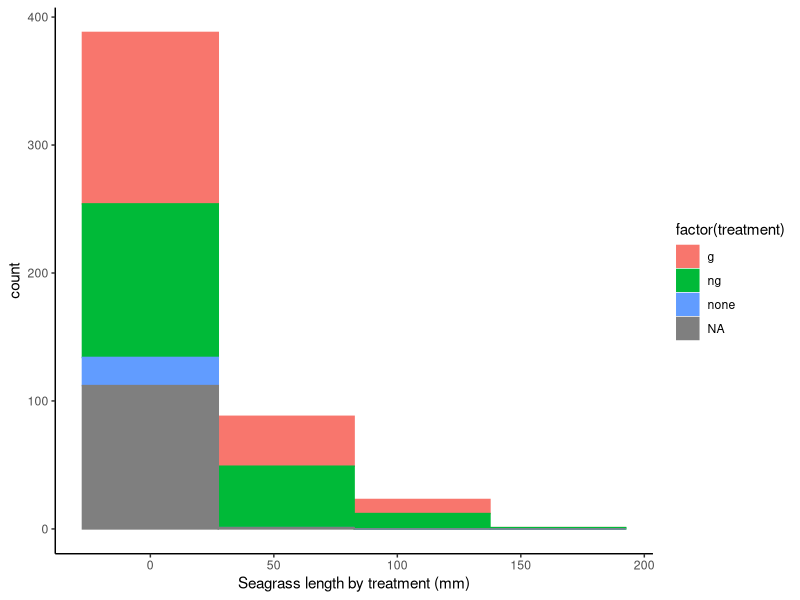
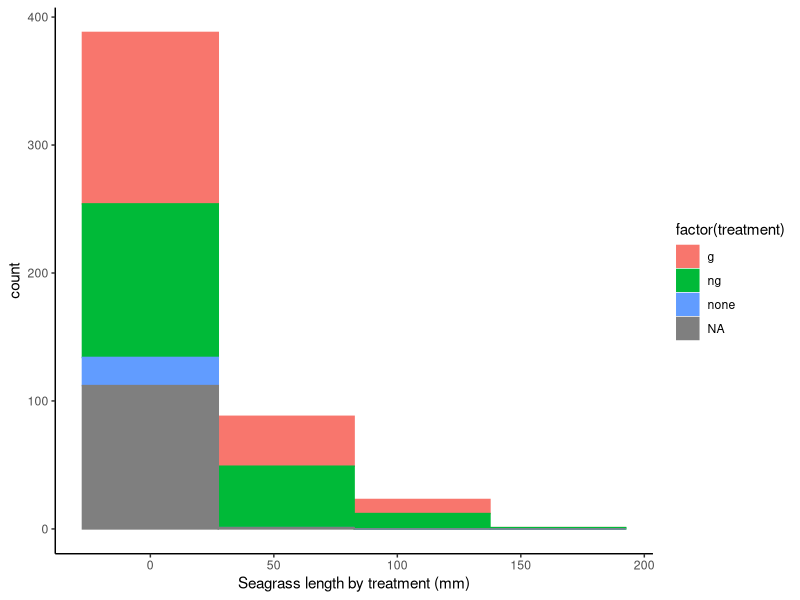
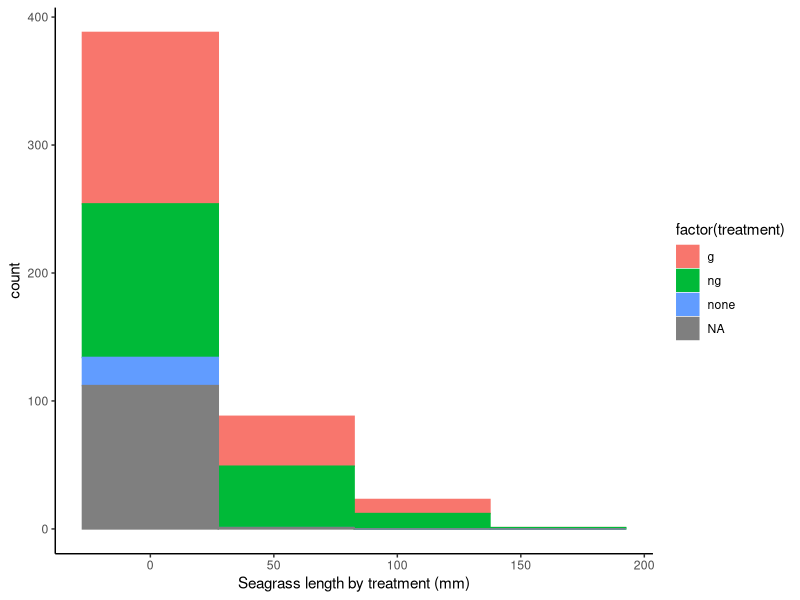
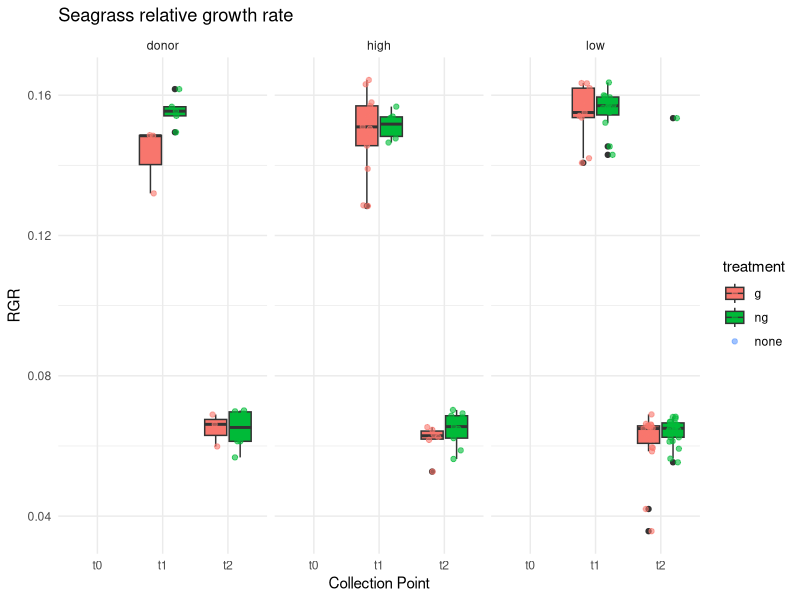
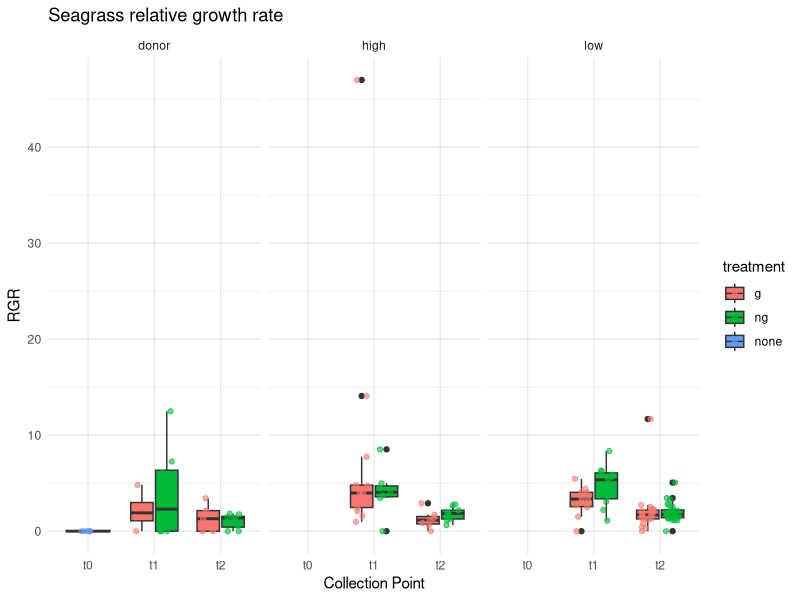
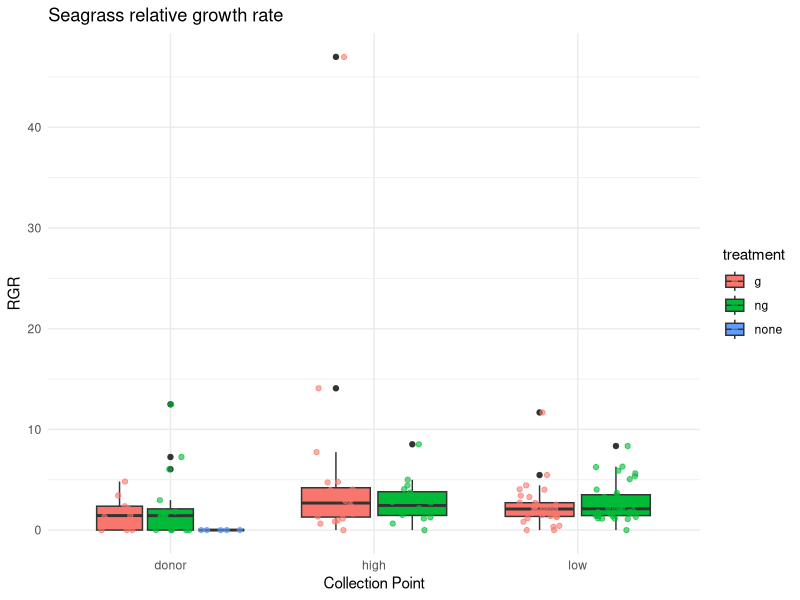
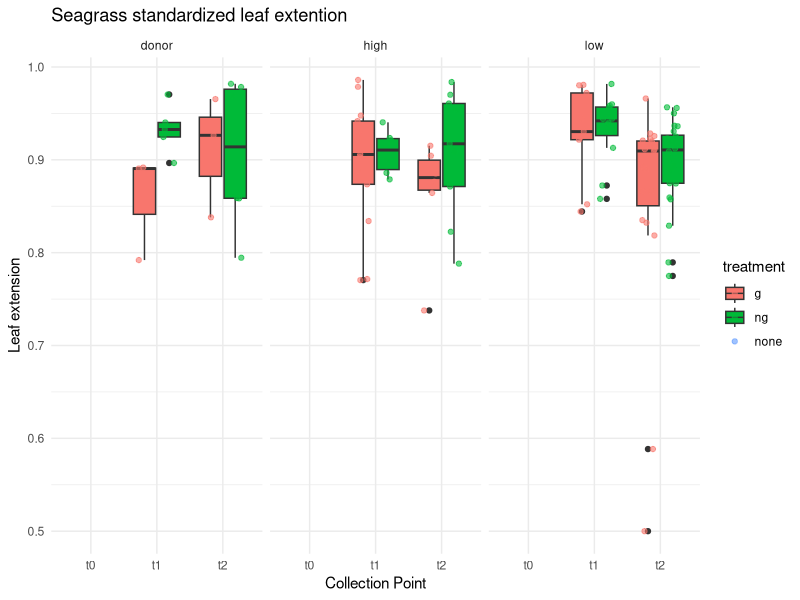
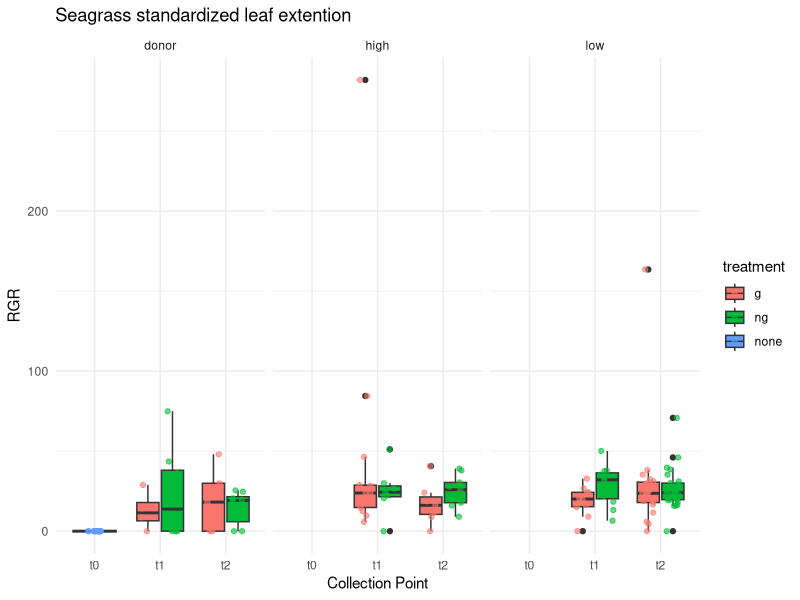

The R script that drew these images, in order:
###### from BIOL402 Lab 4

# Getting seagrass data in shape for plotting -----------------------------------

### LOAD PACKAGES
library(tidyverse)
#install.packages("dplyr")
library(dplyr)
#install.packages("readr")
library(readr)
#install.packages("bit64")

#read in data
growth<- read_csv("raw_data/Tansplant.csv")


#peek at the data 
str(growth)
head(growth)
View(growth)

#calculation, with standardized to extention and sheath, sheath beacause many leaves were cut
growth2 <- growth %>%
  mutate(
    LA = (length_calculated * shoot_width * blade_number_tx),
    sheath_length = as.numeric(sheath_length)) %>%  
  group_by(site) %>%
  mutate(
    new_leaves_sum = rowSums(across(b1_new:b10_new), na.rm = TRUE),
    full_leaves_sum = rowSums(across(b1_full:b10_full), na.rm = TRUE),
    standardized_leaf_extension = new_leaves_sum / full_leaves_sum,
    standardized_to_sheath = new_leaves_sum / sheath_length,
    RGR = standardized_leaf_extension / duration) %>%
  mutate(rgr_sheath = standardized_to_sheath / duration) %>%
  ungroup()

head(growth2) #check to see that the new growth columns have been added

# Making plots -------------------------------------------------------

## Most of the plots in this code chunk make use of the package ggplot2(), which integrates nicely with the other tidyverse package. You can load it individually with:
library(ggplot2)

# Let's say we simply want to get a sense of the distribution of maximum shoot lengths among the clipped vs unclipped treatments. A histogram with colour codes for the two treatments would do:

growth2 <- growth2%>%
  mutate(treatment = g_ng)

length_hist <- growth2 %>%
  ggplot(aes(x=length_calculated,group=treatment,fill=factor(treatment),color=factor(treatment))) + geom_histogram( binwidth=55)+theme_classic()+xlab("Seagrass length by treatment (mm)")

# Note binwith changes the size of x axis bins thereby making the bars narrower or wider

# Fill and color arguments mean you want to group your data based on values in that column (in this case, treatment) . 

plot(length_hist)
print(plot(length_hist))
dev.new()

#  Filter and clean the data for only data I have 
filtered<- growth2 %>%
  mutate(collection_point = tolower(trimws(collection_point)),
    treatment = tolower(trimws(treatment))) %>%
  filter(collection_point %in% c("t1", "t2", "t0"), treatment %in% c("g", "ng", "none"), (!is.na(site)))


# Boxplot for RGR - remember this is extention and with filtered data 
rgr_plot <- filtered %>%
  ggplot(aes(x = collection_point, y = RGR, fill = treatment)) +
  geom_boxplot() +
  geom_jitter(
    aes(color = treatment),
    position = position_jitterdodge(jitter.width = 0.2, dodge.width = 0.75),
    size = 1.5,
    alpha = 0.6
  ) +
  facet_wrap(~ site) +
  labs(
    title = "Seagrass relative growth rate",
    x = "Collection Point",
    y = "RGR") +
  theme_minimal()
plot(rgr_plot)

# Boxplot for rgr - remember this is standardized to sheath and with filtered data 
rgr_plot2 <- filtered %>%
  ggplot(aes(x = collection_point, y = rgr_sheath, fill = treatment)) +
  geom_boxplot() +
  geom_jitter(
    aes(color = treatment),
    position = position_jitterdodge(jitter.width = 0.2, dodge.width = 0.75),
    size = 1.5,
    alpha = 0.6
  ) +
  facet_wrap(~ site) +
  labs(
    title = "Seagrass relative growth rate",
    x = "Collection Point",
    y = "RGR") +
  theme_minimal()
plot(rgr_plot2)

#boxplot of rgr only seperated by site and treatment as RGR has duration incorporated already
rgr_plot3 <- filtered %>%
  ggplot(aes(x = site, y = rgr_sheath, fill = treatment)) +
  geom_boxplot()+
  geom_jitter(
    aes(color = treatment),
    position = position_jitterdodge(jitter.width = 0.2, dodge.width = 0.75),
    size = 1.5,
    alpha = 0.6
  ) +
  labs(
    title = "Seagrass relative growth rate",
    x = "Collection Point",
    y = "RGR") +
  theme_minimal()
plot(rgr_plot3)

#the black line indicates the mean RGR value for each group. It appears the two groups do not appear to differ significantly...
#you see some differences when separated by time point. Thinking of what this means ..
#Looking at rgr_plot2 growth slowed down at 2 weeks, maybe seeing slight difference in ng/g in t2 high and t1 low

# Boxplot for extension: filtered for current data
extention_plot <- filtered %>%
  ggplot(aes(x = collection_point, y = standardized_leaf_extension, fill = treatment)) +
  geom_boxplot() +
  geom_jitter(
    aes(color = treatment),
    position = position_jitterdodge(jitter.width = 0.2, dodge.width = 0.75),
    size = 1.5,
    alpha = 0.6
  ) +
  facet_wrap(~ site) +
  labs(
    title = "Seagrass standardized leaf extention",
    x = "Collection Point",
    y = "Leaf extension") +
  theme_minimal()
plot(extention_plot)

extention_plot_sheath <- filtered %>%
  ggplot(aes(x = collection_point, y = standardized_to_sheath, fill = treatment)) +
  geom_boxplot() +
  geom_jitter(
    aes(color = treatment),
    position = position_jitterdodge(jitter.width = 0.2, dodge.width = 0.75),
    size = 1.5,
    alpha = 0.6
  ) +
  facet_wrap(~ site) +
  labs(
    title = "Seagrass standardized leaf extention",
    x = "Collection Point",
    y = "RGR") +
  theme_minimal()
plot(extention_plot_sheath)

#looks like between looking at RGR and extension the plants grew the most in week 1 and slowed growth alot in week 2
#donor t1 and high t2 may be showing difference in treatment, although ns are very differnt and not much diffence so idk. 

#Index cut is 0= not cut, 1= cut, 2= shoot gont, 
cut_plot <- ggplot(filtered, aes(x = cut_index, fill = treatment)) +
  geom_bar(position = "dodge") +
  facet_wrap(~ site) +
  labs(
    title = "Cut Index Counts by Treatment and Site",
    x = "Cut Index",
    y = "Count"
  ) +
  theme_minimal()

plot(cut_plot)

#condition is 0-5
condition_plot <- ggplot(filtered, aes(x = condition_index, fill = treatment)) +
  geom_bar(position = "dodge") +
  facet_wrap(~ site) +
  labs(
    title = "Cut Index Counts by Treatment and Site",
    x = "condition_index",
    y = "Count"
  ) +
  theme_minimal()
plot(condition_plot)

# Calculate n per group for label positioning
rgr_clean <- filtered %>% 
  filter(collection_point %in% c("t1", "t2"), treatment %in% c("g", "ng"))
#grouped all together
n_summary_rgr <- rgr_clean %>%
  group_by(site, treatment) %>%
  summarise(
    n = n(),
    y_pos = max(RGR, na.rm = TRUE) + 0.05,  # Position label just above the box
    .groups = "drop")

#seperatied by collection point
n_summary_rgr2<- rgr_clean %>%
  group_by(site, collection_point, treatment) %>%
  summarise(
    n = n(),
    y_pos = max(RGR, na.rm = TRUE) +0.03,  # Position label just above the box
    .groups = "drop")

#standardized to sheath
#grouped all together
n_summary_rgr3 <- rgr_clean %>%
  group_by(site, treatment) %>%
  summarise(
    n = n(),
    y_pos = max(rgr_sheath, na.rm = TRUE) + 0.05,  # Position label just above the box
    .groups = "drop")

#seperatied by collection point
n_summary_rgr4<- rgr_clean %>%
  group_by(site, collection_point, treatment) %>%
  summarise(
    n = n(),
    y_pos = max(rgr_sheath, na.rm = TRUE) +0.03,  # Position label just above the box
    .groups = "drop")

#extension
ext_clean <- growth2 %>%
  filter(!is.na(standardized_leaf_extension), !is.na(site), !is.na(collection_point), !is.na(treatment))

n_summary_ext<- ext_clean %>%
  group_by(site, collection_point, treatment) %>%
  summarise(
    n = n(),
    y_pos = max(standardized_leaf_extension, na.rm = TRUE) +0.03,  # Position label just above the box
    .groups = "drop")
#standardized to sheath
n_summary_ext2<- ext_clean %>%
  group_by(site, collection_point, treatment) %>%
  summarise(
    n = n(),
    y_pos = max(standardized_to_sheath, na.rm = TRUE) +0.03,  # Position label just above the box
    .groups = "drop")

# boxplot and n values

# Plots with n's 
rgr3 <- ggplot(rgr_clean, aes(x = site, y = RGR, fill = treatment)) +
  geom_boxplot(position = position_dodge(width = 0.75)) +
  geom_jitter(
    aes(color = treatment),
    position = position_jitterdodge(jitter.width = 0.2, dodge.width = 0.75),
    size = 1.5,
    alpha = 0.6
  ) +
  geom_text(
    data = n_summary_rgr,
    aes(x = site, y = y_pos, label = paste0("n=", n), group = treatment),
    position = position_dodge(width = 0.75),
    vjust = 0,
    size = 3,
    inherit.aes = FALSE
  ) +
  labs(
    title = "RGR",
    x = "Site",
    y = "RGR"
  ) +
  theme_minimal()
plot(rgr3)

rgr3.b <- ggplot(rgr_clean, aes(x = collection_point, y = RGR, fill = treatment)) +
  geom_boxplot(position = position_dodge(width = 0.75)) +
  geom_jitter(
    aes(color = treatment),
    position = position_jitterdodge(jitter.width = 0.2, dodge.width = 0.75),
    size = 1.5,
    alpha = 0.6) +
  facet_wrap(~site)+
  geom_text(
    data = n_summary_rgr2,
    aes(x = collection_point, y = y_pos, label = paste0("n=", n), group = treatment),
    position = position_dodge(width = 0.75),
    vjust = 0,
    size = 3,
    inherit.aes = FALSE)+
  labs(
    title = "RGR",
    x = "Site",
    y = "RGR") +
  theme_minimal()
plot(rgr3.b)

rgr4 <- ggplot(rgr_clean, aes(x = site, y = rgr_sheath, fill = treatment)) +
  geom_boxplot(position = position_dodge(width = 0.75)) +
  geom_jitter(
    aes(color = treatment),
    position = position_jitterdodge(jitter.width = 0.2, dodge.width = 0.75),
    size = 1.5,
    alpha = 0.6
  ) +
  geom_text(
    data = n_summary_rgr3,
    aes(x = site, y = y_pos, label = paste0("n=", n), group = treatment),
    position = position_dodge(width = 0.75),
    vjust = 0,
    size = 3,
    inherit.aes = FALSE
  ) +
  labs(
    title = "rgr standardized to sheath",
    x = "Site",
    y = "RGR"
  ) +
  theme_minimal()
plot(rgr4)

rgr4.b <- ggplot(rgr_clean, aes(x = collection_point, y = rgr_sheath, fill = treatment)) +
  geom_boxplot(position = position_dodge(width = 0.75)) +
  geom_jitter(
    aes(color = treatment),
    position = position_jitterdodge(jitter.width = 0.2, dodge.width = 0.75),
    size = 1.5,
    alpha = 0.6) +
  facet_wrap(~site)+
  geom_text(
    data = n_summary_rgr4,
    aes(x = collection_point, y = y_pos, label = paste0("n=", n), group = treatment),
    position = position_dodge(width = 0.75),
    vjust = 0,
    size = 3,
    inherit.aes = FALSE)+
  labs(
    title = "rgr standardized to sheath",
    x = "Site",
    y = "RGR") +
  theme_minimal()
plot(rgr4.b)

#just extentsion
ext2 <- ggplot(ext_clean, 
               aes(x = collection_point, y = standardized_leaf_extension, fill = treatment)) +
  geom_boxplot(position = position_dodge(width = 0.75)) +
  geom_jitter(
    aes(color = treatment),
    position = position_jitterdodge(jitter.width = 0.2, dodge.width = 0.75),
    size = 1.5,
    alpha = 0.6
  ) +
  facet_wrap(~site) +
  geom_text(
    data = n_summary_ext,
    aes(x = collection_point, y = y_pos, label = paste0("n=", n), group = treatment),
    position = position_dodge(width = 0.75),
    vjust = 0,
    size = 3,
    inherit.aes = FALSE
  ) +
  labs(
    title = "standardized_leaf_extension by Site and Collection Point",
    x = "Collection Point",
    y = "standardized_leaf_extension"
  ) +
  theme_minimal()
plot(ext2)

#standardized to sheath
ext3 <- ggplot(ext_clean, 
               aes(x = collection_point, y = standardized_to_sheath, fill = treatment)) +
  geom_boxplot(position = position_dodge(width = 0.75)) +
  geom_jitter(
    aes(color = treatment),
    position = position_jitterdodge(jitter.width = 0.2, dodge.width = 0.75),
    size = 1.5,
    alpha = 0.6
  ) +
  facet_wrap(~site) +
  geom_text(
    data = n_summary_ext2,
    aes(x = collection_point, y = y_pos, label = paste0("n=", n), group = treatment),
    position = position_dodge(width = 0.75),
    vjust = 0,
    size = 3,
    inherit.aes = FALSE
  ) +
  labs(
    title = "standardized leaf extension to sheath by Site and Collection Point",
    x = "Collection Point",
    y = "standardized_leaf_extension"
  ) +
  theme_minimal()
plot(ext3)


# Regressions -------------------------------------------------------------
ext_clean_anova <- filtered %>% 
  filter(!is.na(standardized_to_sheath))
anova_model <- aov(standardized_to_sheath ~ treatment * collection_point * site, data = filtered)
summary(anova_model)

par(mfrow = c(2, 2))
plot(anova_model)  # residual plots

anova_model2 <- aov(RGR ~ treatment * collection_point * site, data = rgr_clean)
summary(anova_model)

par(mfrow = c(2, 2))
plot(anova_model2)  # residual plots

anova_model3 <- aov(rgr_sheath ~ treatment * collection_point * site, data = rgr_clean)
summary(anova_model3)

par(mfrow = c(2, 2))
plot(anova_model3)  # residual plots
